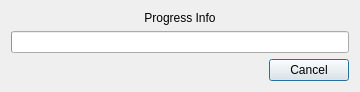
<?xml version="1.0" encoding="UTF-8"?>
<ui version="4.0">
 <class>RenderManager</class>
 <widget class="QDialog" name="RenderManager">
  <property name="windowModality">
   <enum>Qt::NonModal</enum>
  </property>
  <property name="geometry">
   <rect>
    <x>0</x>
    <y>0</y>
    <width>360</width>
    <height>89</height>
   </rect>
  </property>
  <property name="sizePolicy">
   <sizepolicy hsizetype="Preferred" vsizetype="Expanding">
    <horstretch>0</horstretch>
    <verstretch>0</verstretch>
   </sizepolicy>
  </property>
  <property name="minimumSize">
   <size>
    <width>360</width>
    <height>0</height>
   </size>
  </property>
  <property name="windowTitle">
   <string>Render Progress</string>
  </property>
  <layout class="QVBoxLayout" name="verticalLayout">
   <item>
    <widget class="QLabel" name="labelProgressInfo">
     <property name="text">
      <string>Progress Info</string>
     </property>
     <property name="alignment">
      <set>Qt::AlignCenter</set>
     </property>
    </widget>
   </item>
   <item>
    <widget class="QProgressBar" name="progressRender">
     <property name="value">
      <number>0</number>
     </property>
     <property name="alignment">
      <set>Qt::AlignCenter</set>
     </property>
     <property name="textVisible">
      <bool>false</bool>
     </property>
    </widget>
   </item>
   <item>
    <layout class="QHBoxLayout" name="horizontalLayout">
     <item>
      <spacer name="horizontalSpacer">
       <property name="orientation">
        <enum>Qt::Horizontal</enum>
       </property>
       <property name="sizeHint" stdset="0">
        <size>
         <width>40</width>
         <height>20</height>
        </size>
       </property>
      </spacer>
     </item>
     <item>
      <widget class="QPushButton" name="buttonCancel">
       <property name="text">
        <string>Cancel</string>
       </property>
      </widget>
     </item>
    </layout>
   </item>
  </layout>
 </widget>
 <resources/>
 <connections>
  <connection>
   <sender>buttonCancel</sender>
   <signal>clicked()</signal>
   <receiver>RenderManager</receiver>
   <slot>close()</slot>
   <hints>
    <hint type="sourcelabel">
     <x>369</x>
     <y>112</y>
    </hint>
    <hint type="destinationlabel">
     <x>250</x>
     <y>87</y>
    </hint>
   </hints>
  </connection>
 </connections>
 <slots>
  <slot>updateThreadPriority(int)</slot>
 </slots>
</ui>
